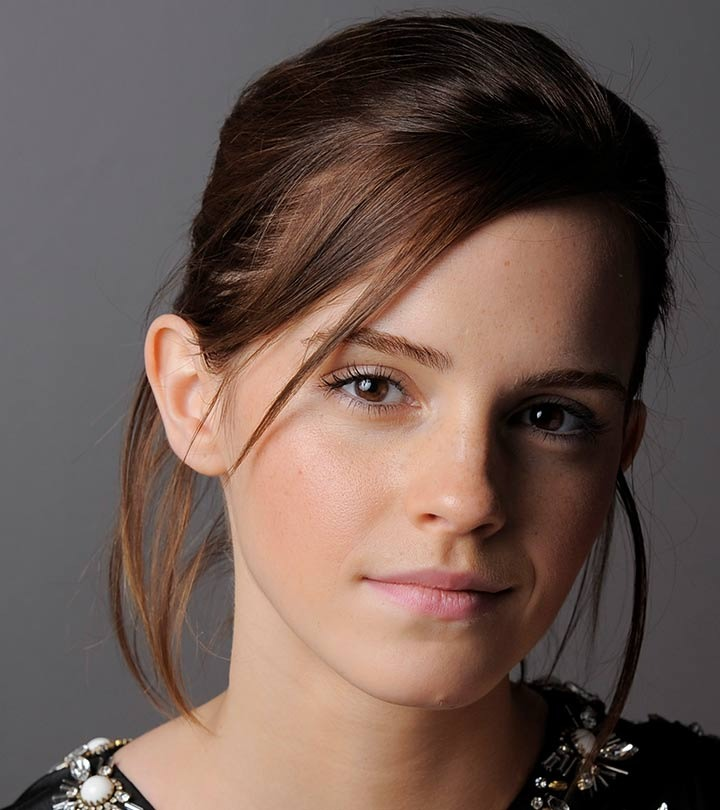
#> input picture images/q1_emma.jpeg, 720 x 810 px, found by its file name
$ python q1_intensity_transform.py
#> lines starting #> are read from the running program, lines starting #| are printed output that depends on the picture
"""EN3160 A01 - Q1: Piecewise-linear intensity transformation"""
import cv2
import numpy as np
import matplotlib.pyplot as plt

def intensity_transform(im, breakpoints):
    """Apply a piecewise-linear intensity transformation to a grayscale image.

    Parameters
    ----------
    im : np.ndarray (uint8, single channel)
    breakpoints : array-like of shape (N, 2)
        Each row is (input_intensity, output_intensity). Must be sorted by
        input intensity and cover the full [0, 255] range.

    Returns
    -------
    np.ndarray (uint8) - transformed image
    lut : np.ndarray (256,) - the lookup table used (for plotting)
    """
    breakpoints = np.asarray(breakpoints, dtype=np.float64)
    xs, ys = breakpoints[:, 0], breakpoints[:, 1]
    full_range = np.arange(256)
    lut = np.interp(full_range, xs, ys).astype(np.uint8)
    return cv2.LUT(im, lut), lut

if __name__ == "__main__":
    img = cv2.imread("/home/claude/en3160_a01/images/q1_emma.jpeg", cv2.IMREAD_GRAYSCALE)
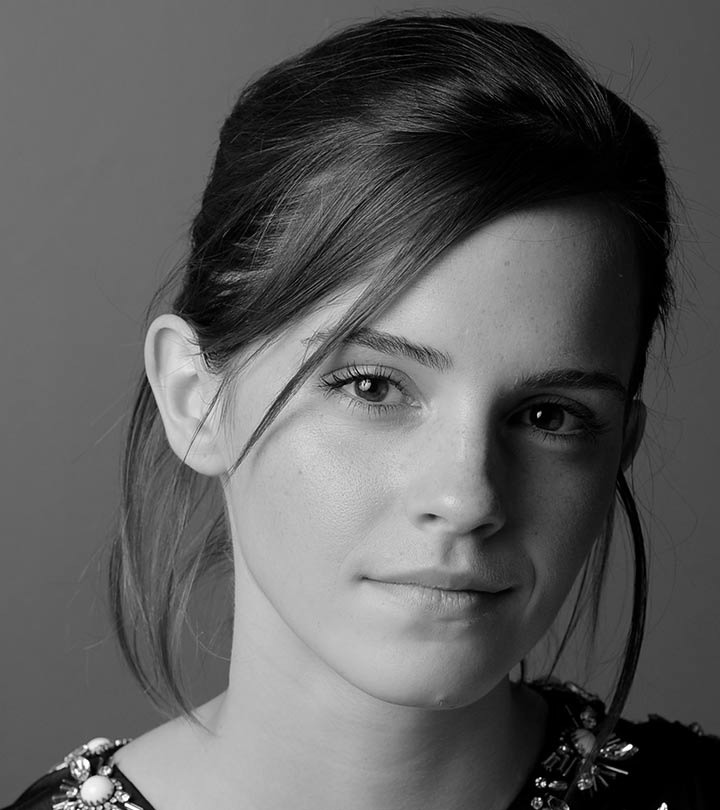
#> img: shape (810, 720); min 0, max 255, mean 92.3

    breakpoints = np.array([
        [0, 0],
        [50, 50],
        [100, 150],
        [150, 255],
        [255, 255],
    ])

    out, lut = intensity_transform(img, breakpoints)
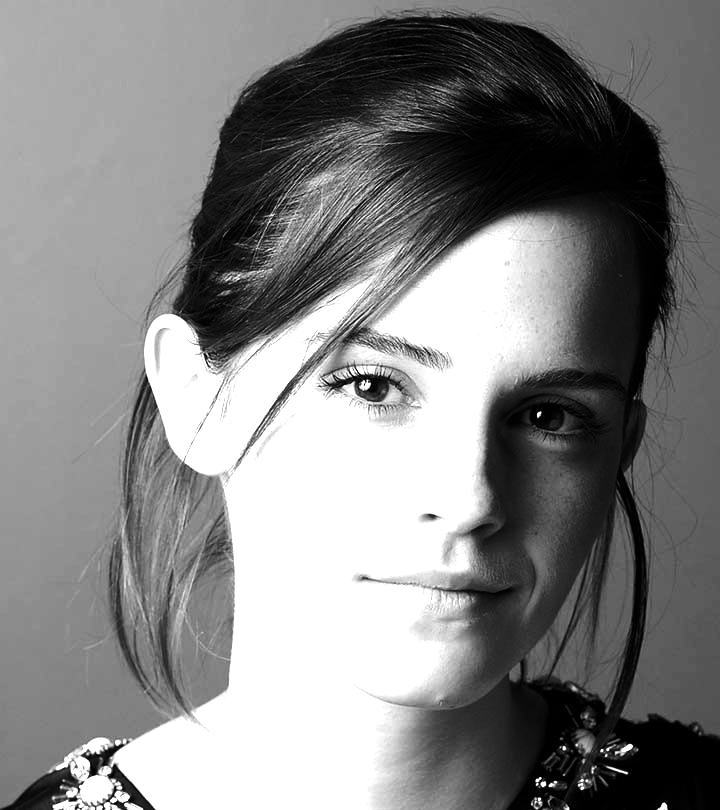
#> out: shape (810, 720); min 0, max 255, mean 131.1
#> lut = 256 values from 0 to 255

    fig, axes = plt.subplots(1, 3, figsize=(13, 4.5))
    axes[0].plot(np.arange(256), lut, color="#8B1A1A", lw=2)
    axes[0].plot(breakpoints[:, 0], breakpoints[:, 1], "ko", ms=4)
    axes[0].set_xlim(0, 255); axes[0].set_ylim(0, 255)
    axes[0].set_xlabel("Input intensity"); axes[0].set_ylabel("Output intensity")
    axes[0].set_title("(a) Intensity transformation")
    axes[0].set_aspect('equal')

    axes[1].imshow(img, cmap="gray", vmin=0, vmax=255)
    axes[1].set_title("(b) Original"); axes[1].axis("off")

    axes[2].imshow(out, cmap="gray", vmin=0, vmax=255)
    axes[2].set_title("(c) Transformed"); axes[2].axis("off")

    plt.tight_layout()
    plt.savefig("/home/claude/en3160_a01/figures/q1_result.png", dpi=150)
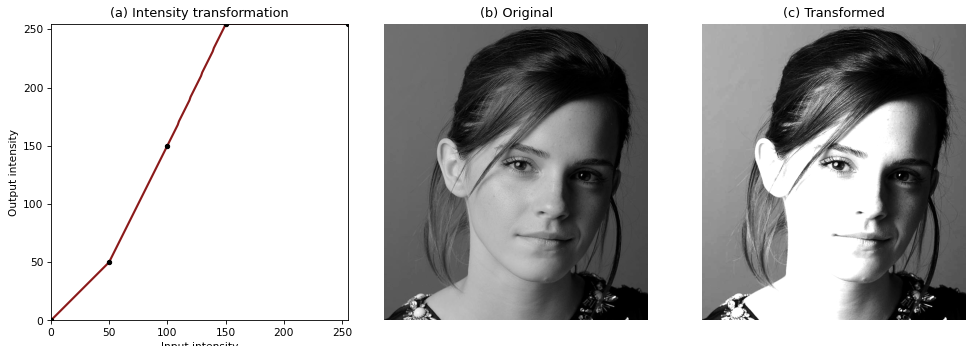
#> figure drawn by matplotlib, 3 panels; panel 1: curve peaks at x = 150, y = 255
    print("saved q1_result.png")

$ run again, with images/q10_lake.jpeg copied over images/q1_emma.jpeg
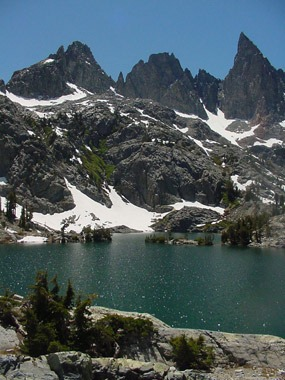
#> input picture images/q10_lake.jpeg, 285 x 380 px, found by its file name
#> `out, lut = intensity_transform(img, breakpoints)`:
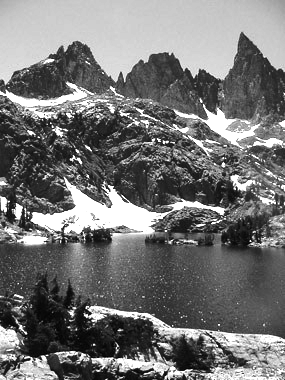
#> out: shape (380, 285); min 0, max 255, mean 116.5
#> lut = 256 values from 0 to 255
#> `plt.savefig("/home/claude/en3160_a01/figures/q1_result.png", dpi=150)`:
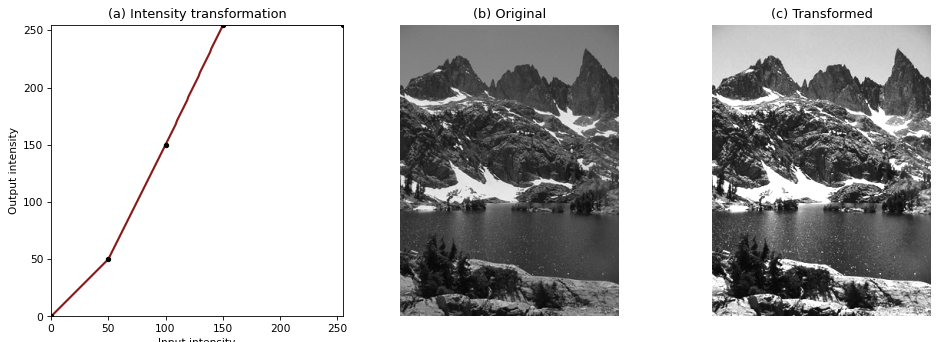
#> figure drawn by matplotlib, 3 panels; panel 1: curve peaks at x = 150, y = 255

$ run again, with images/q3_gamma.jpeg copied over images/q1_emma.jpeg
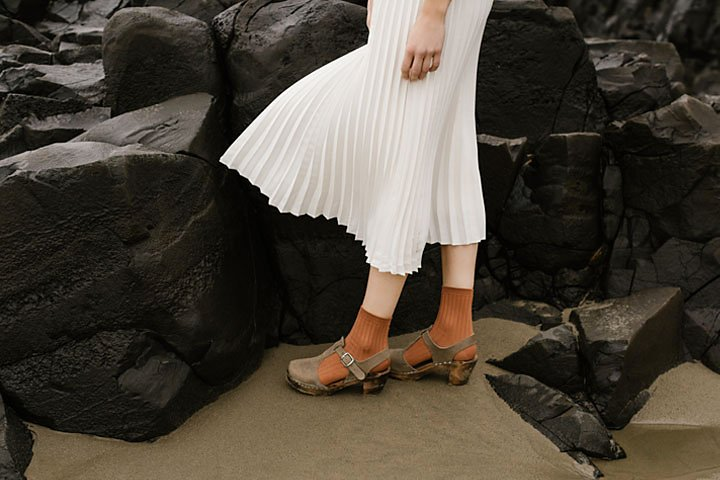
#> input picture images/q3_gamma.jpeg, 720 x 480 px, found by its file name
#> `out, lut = intensity_transform(img, breakpoints)`:
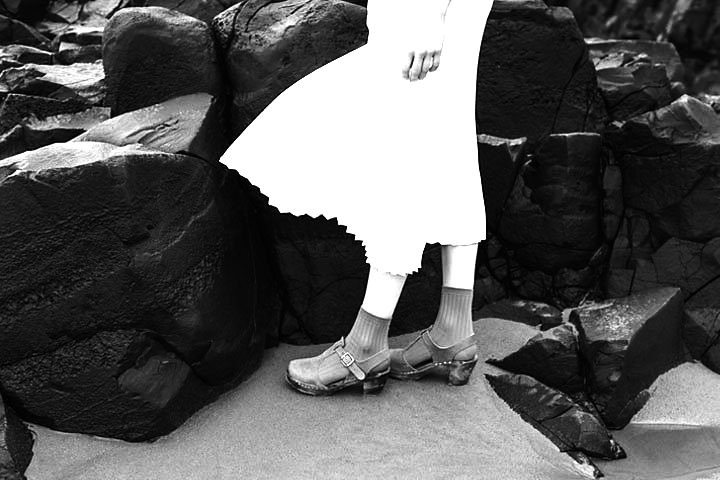
#> out: shape (480, 720); min 0, max 255, mean 90.3
#> lut = 256 values from 0 to 255
#> `plt.savefig("/home/claude/en3160_a01/figures/q1_result.png", dpi=150)`:
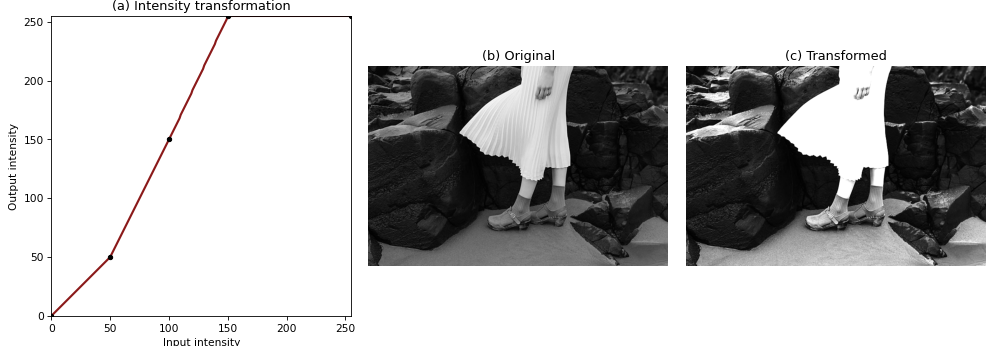
#> figure drawn by matplotlib, 3 panels; panel 1: curve peaks at x = 150, y = 255
